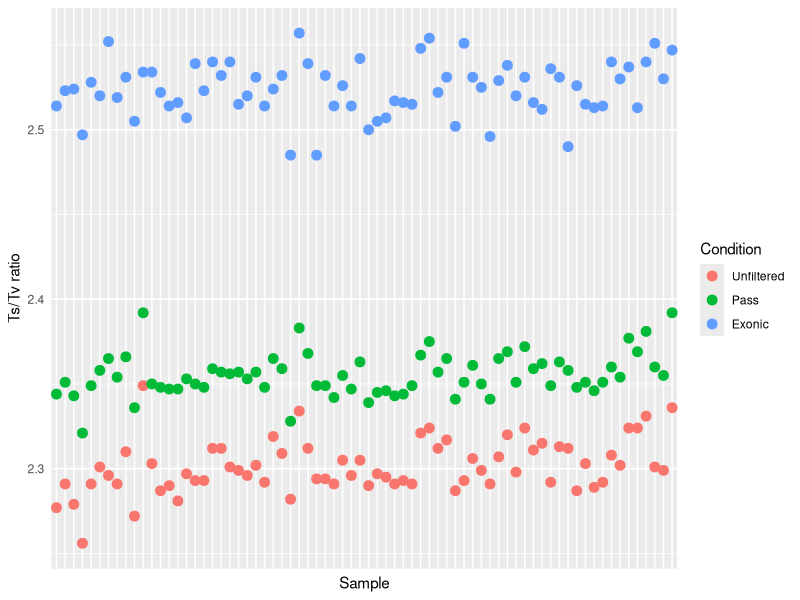

R code for this plot:
library(ggplot2)
library(reshape2)

a <- c(2.277,2.291,2.279,2.256,2.291,2.301,2.296,2.291,2.310,2.272,2.349,2.303,2.287,2.290,2.281,2.297,2.293,2.293,2.312,2.312,2.301,2.299,2.296,2.302,2.292,2.319,2.309,2.282,2.334,2.312,2.294,2.294,2.291,2.305,2.296,2.305,2.290,2.297,2.295,2.291,2.293,2.291,2.321,2.324,2.312,2.317,2.287,2.293,2.306,2.299,2.291,2.307,2.320,2.298,2.324,2.311,2.315,2.292,2.313,2.312,2.287,2.303,2.289,2.292,2.308,2.302,2.324,2.324,2.331,2.301,2.299,2.336)
b <- c(2.344,2.351,2.343,2.321,2.349,2.358,2.365,2.354,2.366,2.336,2.392,2.350,2.348,2.347,2.347,2.353,2.350,2.348,2.359,2.357,2.356,2.357,2.353,2.357,2.348,2.365,2.359,2.328,2.383,2.368,2.349,2.349,2.342,2.355,2.347,2.363,2.339,2.345,2.346,2.343,2.344,2.349,2.367,2.375,2.357,2.365,2.341,2.351,2.361,2.350,2.341,2.365,2.369,2.351,2.372,2.359,2.362,2.349,2.363,2.358,2.348,2.351,2.346,2.351,2.360,2.354,2.377,2.369,2.381,2.360,2.355,2.392)
c <- c(2.514,2.523,2.524,2.497,2.528,2.520,2.552,2.519,2.531,2.505,2.534,2.534,2.522,2.514,2.516,2.507,2.539,2.523,2.540,2.532,2.540,2.515,2.520,2.531,2.514,2.524,2.532,2.485,2.557,2.539,2.485,2.532,2.514,2.526,2.514,2.542,2.500,2.505,2.507,2.517,2.516,2.515,2.548,2.554,2.522,2.531,2.502,2.551,2.531,2.525,2.496,2.529,2.538,2.520,2.531,2.516,2.512,2.536,2.531,2.490,2.526,2.515,2.513,2.514,2.540,2.530,2.537,2.513,2.540,2.551,2.530,2.547)
sample <- 1:72

df <- data.frame(Sample=sample, Unfiltered=a, Pass=b, "Exonic"=c)

df_long <- melt(data = df, id.vars = "Sample")

ggplot(df_long, aes(x=factor(Sample), y=value)) +
  geom_point(size=3, aes(colour=variable)) +
  ylab("Ts/Tv ratio") +
  xlab("Sample") +
  labs(colour="Condition") +
  theme_set(theme_gray(base_size = 18)) +
  theme(axis.ticks = element_blank(), axis.text.x = element_blank())
  
